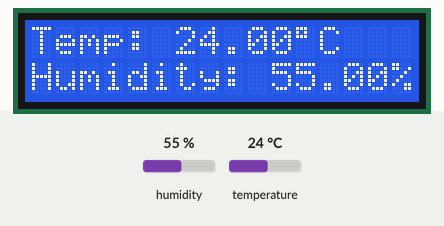
A sketch run on a simulated ESP32. Parts: 16×2 character LCD. The test bench sets the inputs (shaded band); at power-on: humidity 55 %, temperature 24 °C. What the sketch prints to the serial monitor is not drawn.

Above: at 3.2 s.
3.3 s: humidity set to 22 %
At 5.0 s:
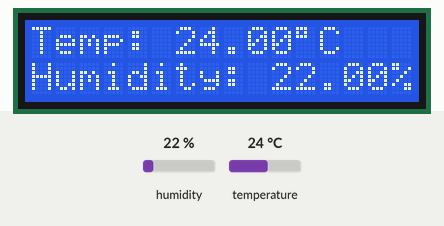
6.0 s: temperature set to 12 °C
At 7.3 s:
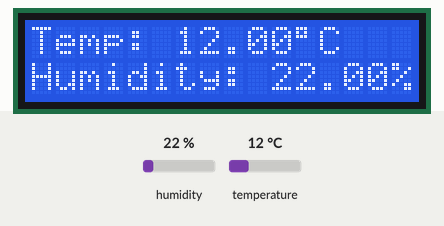
8.7 s: humidity set to 40 %
At 10.8 s:
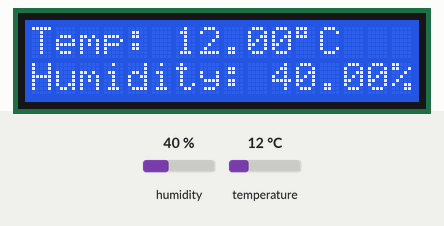
11.8 s: temperature set to 19 °C
At 13.1 s:
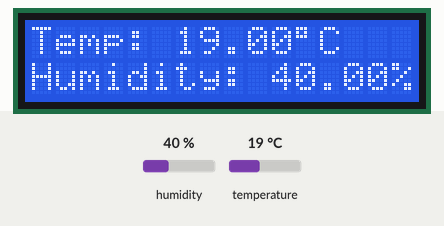
Timing chart, 0 to 14.8 s (numbered marks = the images above; inputs shaded):
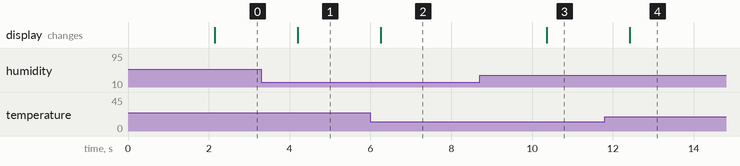

Measured:
- after the input at 3.3 s, the display: changes after 0.90 s (image 1)
- after the input at 6.0 s, the display: changes after 0.25 s (image 2)
- after the input at 8.7 s, the display: changes after 1.7 s (image 3)
- after the input at 11.8 s, the display: changes after 0.61 s (image 4)

The sketch:

temp_h.ino
```cpp
#include <Wire.h>
#include <LiquidCrystal_I2C.h>
#include "DHT.h"

// Define the pin and type of DHT sensor
#define DHTPIN 33
#define DHTTYPE DHT11

// Initialize the LCD and DHT objects
LiquidCrystal_I2C lcd(0x27, 16, 2);  // Change to 0x3F if 0x27 doesn't work
DHT dht(DHTPIN, DHTTYPE);

void setup() {
  // Initialize the Serial Monitor
  Serial.begin(115200);

  // Initialize the DHT sensor
  dht.begin();

  // Initialize the LCD
  lcd.init();
  lcd.backlight();

  // Display initial message
  lcd.setCursor(0, 0);
  lcd.print("Welcome to ");
  lcd.setCursor(0, 1);
  lcd.print("Bharat Pi");
  delay(2000);
  lcd.clear();

  // Check if LCD is initialized correctly
  Serial.println("LCD initialized and message displayed.");
}

void loop() {
  // Read sensor values
  float humidity = dht.readHumidity();
  float temperature = dht.readTemperature();

  // Clear the LCD before displaying new values
  lcd.clear();

  // Check if any reads failed and display error message
  if (isnan(humidity) || isnan(temperature)) {
    displayError();
    Serial.println("Error: Failed to read from DHT sensor!");
  } else {
    displayValues(temperature, humidity);
    Serial.print("Temperature: ");
    Serial.print(temperature);
    Serial.println(" °C");
    Serial.print("Humidity: ");
    Serial.print(humidity);
    Serial.println(" %");
  }

  // Wait before next reading
  delay(2000);
}

void displayError() {
  lcd.setCursor(0, 0);
  lcd.print("Sensor Error");
}

void displayValues(float temp, float hum) {
  // Display temperature
  lcd.setCursor(0, 0);
  lcd.print("Temp: ");
  lcd.print(temp);
  lcd.print((char)223); // Degree symbol
  lcd.print("C");

  // Display humidity
  lcd.setCursor(0, 1);
  lcd.print("Humidity: ");
  lcd.print(hum);
  lcd.print("%");
}
```
